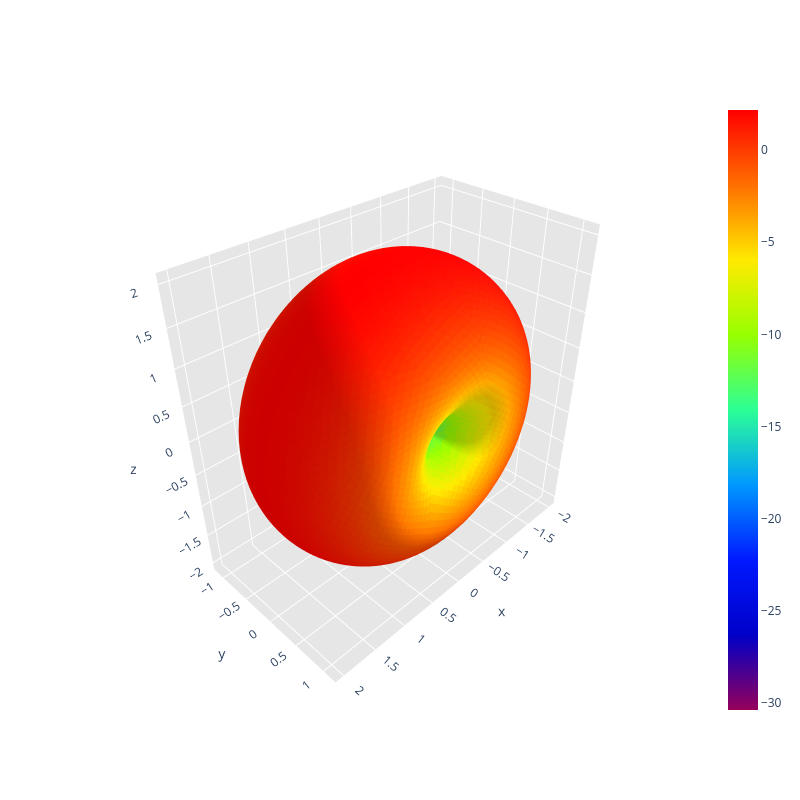

Write notebook code for a chart like this one.
### Markdown cell above
observationPoint = np.array([5, 0, 0])
calculate_electric_magnetic_field_at_point(path, observationPoint)

### Code cell
print("Calculating radiation intensity distribution over sphere surface...")
radiation_intensity_distribution_over_sphere_surface(path)

### Figure 1 — Plotly figure (JSON) as saved in the notebook; plotly's stock layout.template omitted (floating-point values rounded to 4 significant figures; data arrays with more than 128 entries replaced by an {"elided": "..."} marker saying what was removed)
{"data": [{"facecolor": {"elided": "10296 str values"}, "i": {"elided": "10296 int values"}, "j": {"elided": "10296 int values"}, "k": {"elided": "10296 int values"}, "name": "", "type": "mesh3d", "x": {"elided": "5150 float values"}, "y": {"elided": "5150 float values"}, "z": {"elided": "5150 float values"}}, {"hoverinfo": "none", "marker": {"color": [-30.37, 2.175], "colorscale": [[0, "rgb(150, 0, 90)"], [0.125, "rgb(0, 0, 200)"], [0.25, "rgb(0, 25, 255)"], [0.375, "rgb(0, 152, 255)"], [0.5, "rgb(44, 255, 150)"], [0.625, "rgb(151, 255, 0)"], [0.75, "rgb(255, 234, 0)"], [0.875, "rgb(255, 111, 0)"], [1, "rgb(255, 0, 0)"]], "showscale": true, "size": 0.1}, "mode": "markers", "showlegend": false, "type": "scatter3d", "x": [1.225e-16], "y": [-2.999e-32], "z": [2.0]}], "layout": {"height": 800, "scene": {"aspectratio": {"x": 0.9997, "y": 0.569, "z": 1}, "xaxis": {"backgroundcolor": "rgb(230, 230, 230)", "gridcolor": "rgb(255, 255, 255)", "showbackground": true, "zerolinecolor": "rgb(255, 255, 255)"}, "yaxis": {"backgroundcolor": "rgb(230, 230, 230)", "gridcolor": "rgb(255, 255, 255)", "showbackground": true, "zerolinecolor": "rgb(255, 255, 255)"}, "zaxis": {"backgroundcolor": "rgb(230, 230, 230)", "gridcolor": "rgb(255, 255, 255)", "showbackground": true, "zerolinecolor": "rgb(255, 255, 255)"}}, "title": {"text": ""}, "width": 800}}
